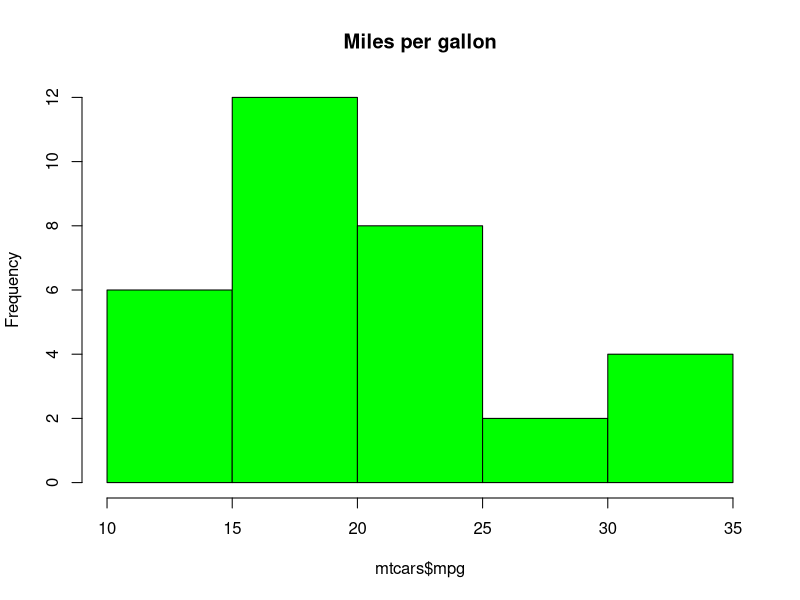
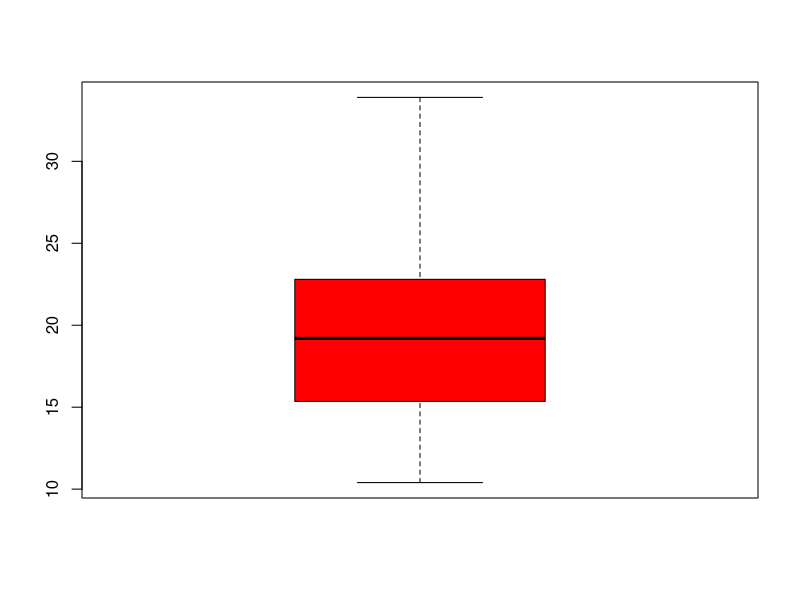

These figures' R source, in order:
data(mtcars)


library(skimr)
skim(mtcars)


summary(mtcars)
head(mtcars, 5)

# Let us create a histogram

hist(mtcars$mpg, col ='green', main = 'Miles per gallon')

# Compute correlation coefficient

cor.test(mtcars$mpg, mtcars$disp)


# Generate a boxplot for variable mpg
boxplot(mtcars$mpg, col = 'red')
